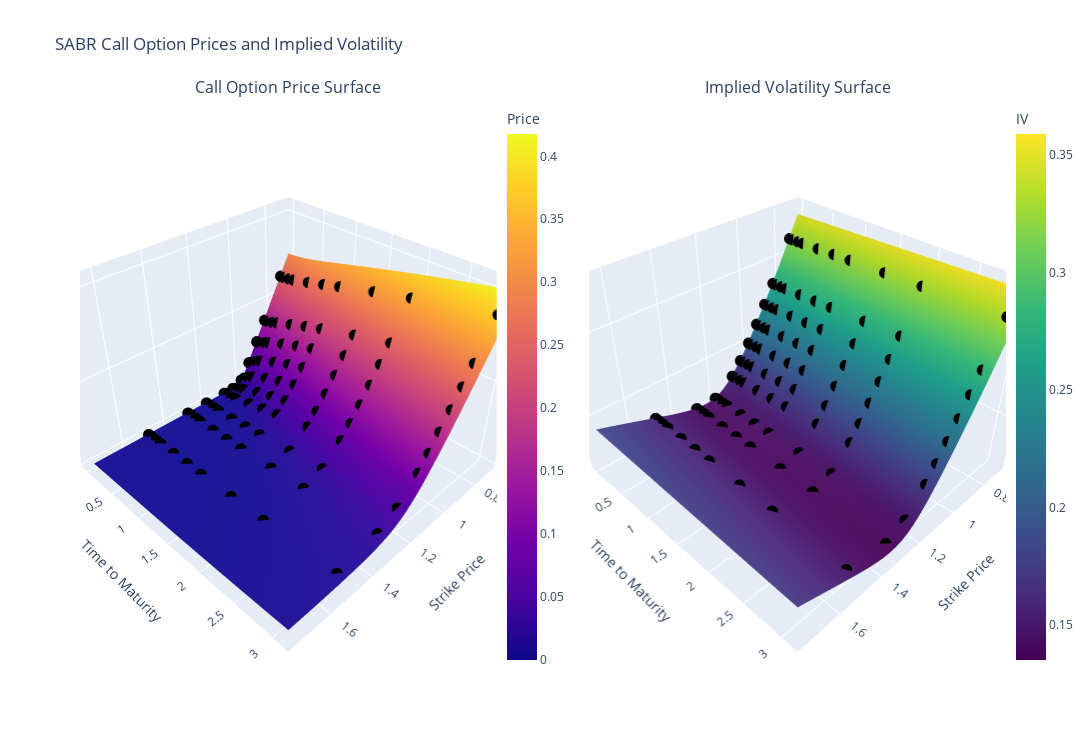

Write notebook code for a chart like this one.
### Code cell
# Maturity times and strike prices from the previous product grid setup
hypothetical_maturity_time_list = np.logspace(np.log10(0.01), np.log10(3.1), 100)
hypothetical_strike_price_list = np.logspace(np.log10(0.7), np.log10(1.75), 100)

# Create the product grid of maturity times and strike prices
hypothetical_product_grid = list(product(hypothetical_maturity_time_list, hypothetical_strike_price_list))
hypothetical_maturity_times, hypothetical_strike_prices = zip(*hypothetical_product_grid)

# Generate the dataset using the SABR model and Black-Scholes formula
hypothetical_call_option_dataset = generate_sabr_call_options(
    alpha=alpha,
    beta=beta,
    rho=rho,
    nu=nu,
    maturity_times=hypothetical_maturity_times,
    strike_prices=hypothetical_strike_prices,
    risk_free_rate=risk_free_rate,
    underlying_price=underlying_price
)

# Problem dataset
maturity_times_scatter = call_option_dataset["Time to Maturity"].values
strike_prices_scatter = call_option_dataset["Strike Price"].values
call_prices_scatter = call_option_dataset["Call Option Price"].values
implied_volatilities_scatter = call_option_dataset["Implied Volatility"].values

# Hypothetical dataset
hypothetical_maturity_times = hypothetical_call_option_dataset["Time to Maturity"].values
hypothetical_strike_prices = hypothetical_call_option_dataset["Strike Price"].values
hypothetical_call_prices = hypothetical_call_option_dataset["Call Option Price"].values
hypothetical_implied_volatilities = hypothetical_call_option_dataset["Implied Volatility"].values

# Reshape the data for 3D surface plotting
hypothetical_maturities_grid = hypothetical_maturity_times.reshape((len(hypothetical_maturity_time_list), len(hypothetical_strike_price_list)))  
hypothetical_strikes_grid = hypothetical_strike_prices.reshape((len(hypothetical_maturity_time_list), len(hypothetical_strike_price_list)))
hypothetical_call_prices_grid = hypothetical_call_prices.reshape((len(hypothetical_maturity_time_list), len(hypothetical_strike_price_list)))
hypothetical_implied_volatilities_grid = hypothetical_implied_volatilities.reshape((len(hypothetical_maturity_time_list), len(hypothetical_strike_price_list)))

# Create the 1x2 subplot figure
fig = make_subplots(
    rows=1, cols=2,
    specs=[[{'type': 'surface'}, {'type': 'surface'}]],  # Surface plots in both subplots
    subplot_titles=("Call Option Price Surface", "Implied Volatility Surface"),
)

# Plot 3D surface for call option prices
call_option_surface = go.Surface(
    x=hypothetical_strikes_grid,
    y=hypothetical_maturities_grid,
    z=hypothetical_call_prices_grid,
    # colorscale='Viridis',
    name='Call Option Price',
    colorbar=dict(title='Price', x=0.45),
)

# Plot 3D surface for implied volatility
implied_vol_surface = go.Surface(
    x=hypothetical_strikes_grid,
    y=hypothetical_maturities_grid,
    z=hypothetical_implied_volatilities_grid,
    colorscale='Viridis',
    name='Implied Volatility',
    colorbar=dict(title='IV', x=1),
)

# Add scatter points for call option prices from the real dataset
call_option_scatter = go.Scatter3d(
    x=strike_prices_scatter,
    y=maturity_times_scatter,
    z=call_prices_scatter,
    mode='markers',
    marker=dict(size=4, color='black', symbol='circle'),
)

# Add scatter points for implied volatilities from the real dataset
implied_vol_scatter = go.Scatter3d(
    x=strike_prices_scatter,
    y=maturity_times_scatter,
    z=implied_volatilities_scatter,
    mode='markers',
    marker=dict(size=4, color='black', symbol='circle'),
)

# Add the surfaces to the figure
fig.add_trace(call_option_surface, row=1, col=1)
fig.add_trace(implied_vol_surface, row=1, col=2)

# Add scatter points on top of the surfaces
fig.add_trace(call_option_scatter, row=1, col=1)
fig.add_trace(implied_vol_scatter, row=1, col=2)

# Update layout for better visualization
fig.update_layout(
    title="SABR Call Option Prices and Implied Volatility",
    height=750,
    width=1500,
    scene=dict(
        xaxis_title='Strike Price',
        yaxis_title='Time to Maturity',
        zaxis_title='Call Option Price',
        aspectratio=dict(x=1, y=1, z=0.7)
    ),
    scene2=dict(
        xaxis_title='Strike Price',
        yaxis_title='Time to Maturity',
        zaxis_title='Implied Volatility',
        aspectratio=dict(x=1, y=1, z=0.7)
    ),
    showlegend=False
)

# Show the figure
fig.show()

### Figure 1 — Plotly figure (JSON) as saved in the notebook; plotly's stock layout.template omitted (floating-point values rounded to 4 significant figures; data arrays with more than 128 entries replaced by an {"elided": "..."} marker saying what was removed)
{"data": [{"colorbar": {"title": {"text": "Price"}, "x": 0.45}, "name": "Call Option Price", "scene": "scene", "type": "surface", "x": {"elided": "100x100 float values"}, "y": {"elided": "100x100 float values"}, "z": {"elided": "100x100 float values"}}, {"colorbar": {"title": {"text": "IV"}, "x": 1}, "colorscale": [[0, "#440154"], [0.1111, "#482878"], [0.2222, "#3e4989"], [0.3333, "#31688e"], [0.4444, "#26828e"], [0.5556, "#1f9e89"], [0.6667, "#35b779"], [0.7778, "#6ece58"], [0.8889, "#b5de2b"], [1, "#fde725"]], "name": "Implied Volatility", "scene": "scene2", "type": "surface", "x": {"elided": "100x100 float values"}, "y": {"elided": "100x100 float values"}, "z": {"elided": "100x100 float values"}}, {"marker": {"color": "black", "size": 4, "symbol": "circle"}, "mode": "markers", "scene": "scene", "type": "scatter3d", "x": [0.75, 0.85, 0.9, 0.95, 1, 1.05, 1.1, 1.2, 1.3, 1.5, 0.75, 0.85, 0.9, 0.95, 1, 1.05, 1.1, 1.2, 1.3, 1.5, 0.75, 0.85, 0.9, 0.95, 1, 1.05, 1.1, 1.2, 1.3, 1.5, 0.75, 0.85, 0.9, 0.95, 1, 1.05, 1.1, 1.2, 1.3, 1.5, 0.75, 0.85, 0.9, 0.95, 1, 1.05, 1.1, 1.2, 1.3, 1.5, 0.75, 0.85, 0.9, 0.95, 1, 1.05, 1.1, 1.2, 1.3, 1.5, 0.75, 0.85, 0.9, 0.95, 1, 1.05, 1.1, 1.2, 1.3, 1.5, 0.75, 0.85, 0.9, 0.95, 1, 1.05, 1.1, 1.2, 1.3, 1.5, 0.75, 0.85, 0.9, 0.95, 1, 1.05, 1.1, 1.2, 1.3, 1.5, 0.75, 0.85, 0.9, 0.95, 1, 1.05, 1.1, 1.2, 1.3, 1.5], "y": [0.02, 0.02, 0.02, 0.02, 0.02, 0.02, 0.02, 0.02, 0.02, 0.02, 0.08, 0.08, 0.08, 0.08, 0.08, 0.08, 0.08, 0.08, 0.08, 0.08, 0.17, 0.17, 0.17, 0.17, 0.17, 0.17, 0.17, 0.17, 0.17, 0.17, 0.25, 0.25, 0.25, 0.25, 0.25, 0.25, 0.25, 0.25, 0.25, 0.25, 0.5, 0.5, 0.5, 0.5, 0.5, 0.5, 0.5, 0.5, 0.5, 0.5, 0.75, 0.75, 0.75, 0.75, 0.75, 0.75, 0.75, 0.75, 0.75, 0.75, 1, 1, 1, 1, 1, 1, 1, 1, 1, 1, 1.5, 1.5, 1.5, 1.5, 1.5, 1.5, 1.5, 1.5, 1.5, 1.5, 2, 2, 2, 2, 2, 2, 2, 2, 2, 2, 3, 3, 3, 3, 3, 3, 3, 3, 3, 3], "z": [0.2503, 0.1503, 0.1004, 0.05101, 0.01149, 0.0002863, 9.649e-08, 2.414e-22, 7.544e-42, 1.133e-74, 0.2512, 0.1517, 0.1032, 0.05836, 0.0234, 0.004992, 0.0003721, 3.431e-08, 2.857e-13, 1.256e-21, 0.2531, 0.1559, 0.11, 0.0684, 0.03469, 0.01264, 0.002776, 2.125e-05, 6.438e-08, 5.986e-12, 0.2556, 0.1607, 0.1163, 0.07603, 0.04256, 0.01874, 0.005802, 0.0001634, 2.691e-06, 4.294e-09, 0.2663, 0.1761, 0.1342, 0.0956, 0.06191, 0.03495, 0.01635, 0.001973, 0.000202, 6.733e-06, 0.2783, 0.1908, 0.1498, 0.1117, 0.0775, 0.04867, 0.02679, 0.005456, 0.001044, 9.698e-05, 0.2902, 0.2044, 0.1639, 0.1259, 0.09118, 0.06097, 0.03678, 0.009896, 0.002605, 0.0004059, 0.3131, 0.2291, 0.1891, 0.1509, 0.1152, 0.08303, 0.0556, 0.02017, 0.00735, 0.001928, 0.3343, 0.2514, 0.2115, 0.1731, 0.1366, 0.103, 0.07327, 0.03131, 0.01345, 0.004576, 0.3727, 0.2911, 0.2513, 0.2124, 0.1749, 0.1393, 0.1064, 0.05464, 0.02769, 0.01211]}, {"marker": {"color": "black", "size": 4, "symbol": "circle"}, "mode": "markers", "scene": "scene2", "type": "scatter3d", "x": [0.75, 0.85, 0.9, 0.95, 1, 1.05, 1.1, 1.2, 1.3, 1.5, 0.75, 0.85, 0.9, 0.95, 1, 1.05, 1.1, 1.2, 1.3, 1.5, 0.75, 0.85, 0.9, 0.95, 1, 1.05, 1.1, 1.2, 1.3, 1.5, 0.75, 0.85, 0.9, 0.95, 1, 1.05, 1.1, 1.2, 1.3, 1.5, 0.75, 0.85, 0.9, 0.95, 1, 1.05, 1.1, 1.2, 1.3, 1.5, 0.75, 0.85, 0.9, 0.95, 1, 1.05, 1.1, 1.2, 1.3, 1.5, 0.75, 0.85, 0.9, 0.95, 1, 1.05, 1.1, 1.2, 1.3, 1.5, 0.75, 0.85, 0.9, 0.95, 1, 1.05, 1.1, 1.2, 1.3, 1.5, 0.75, 0.85, 0.9, 0.95, 1, 1.05, 1.1, 1.2, 1.3, 1.5, 0.75, 0.85, 0.9, 0.95, 1, 1.05, 1.1, 1.2, 1.3, 1.5], "y": [0.02, 0.02, 0.02, 0.02, 0.02, 0.02, 0.02, 0.02, 0.02, 0.02, 0.08, 0.08, 0.08, 0.08, 0.08, 0.08, 0.08, 0.08, 0.08, 0.08, 0.17, 0.17, 0.17, 0.17, 0.17, 0.17, 0.17, 0.17, 0.17, 0.17, 0.25, 0.25, 0.25, 0.25, 0.25, 0.25, 0.25, 0.25, 0.25, 0.25, 0.5, 0.5, 0.5, 0.5, 0.5, 0.5, 0.5, 0.5, 0.5, 0.5, 0.75, 0.75, 0.75, 0.75, 0.75, 0.75, 0.75, 0.75, 0.75, 0.75, 1, 1, 1, 1, 1, 1, 1, 1, 1, 1, 1.5, 1.5, 1.5, 1.5, 1.5, 1.5, 1.5, 1.5, 1.5, 1.5, 2, 2, 2, 2, 2, 2, 2, 2, 2, 2, 3, 3, 3, 3, 3, 3, 3, 3, 3, 3], "z": [0.3215, 0.2697, 0.2454, 0.2221, 0.2001, 0.1799, 0.1625, 0.1427, 0.1422, 0.1601, 0.3217, 0.27, 0.2457, 0.2224, 0.2004, 0.1802, 0.1628, 0.1427, 0.142, 0.1599, 0.3221, 0.2704, 0.2461, 0.2229, 0.2009, 0.1806, 0.1632, 0.1427, 0.1417, 0.1594, 0.3224, 0.2707, 0.2465, 0.2233, 0.2013, 0.181, 0.1635, 0.1427, 0.1415, 0.1591, 0.3233, 0.2719, 0.2478, 0.2247, 0.2027, 0.1823, 0.1645, 0.1428, 0.1408, 0.158, 0.3242, 0.273, 0.249, 0.226, 0.204, 0.1836, 0.1656, 0.1429, 0.1401, 0.1568, 0.3252, 0.2742, 0.2503, 0.2273, 0.2054, 0.1849, 0.1668, 0.1431, 0.1394, 0.1557, 0.327, 0.2765, 0.2527, 0.2299, 0.2081, 0.1876, 0.1691, 0.1436, 0.1382, 0.1535, 0.3288, 0.2787, 0.2552, 0.2325, 0.2108, 0.1903, 0.1716, 0.1444, 0.1371, 0.1514, 0.3324, 0.2832, 0.26, 0.2377, 0.2162, 0.1958, 0.1767, 0.1468, 0.1355, 0.1471]}], "layout": {"annotations": [{"font": {"size": 16}, "showarrow": false, "text": "Call Option Price Surface", "x": 0.225, "xanchor": "center", "xref": "paper", "y": 1, "yanchor": "bottom", "yref": "paper"}, {"font": {"size": 16}, "showarrow": false, "text": "Implied Volatility Surface", "x": 0.775, "xanchor": "center", "xref": "paper", "y": 1, "yanchor": "bottom", "yref": "paper"}], "height": 750, "scene": {"aspectratio": {"x": 1, "y": 1, "z": 0.7}, "domain": {"x": [0, 0.45], "y": [0, 1]}, "xaxis": {"title": {"text": "Strike Price"}}, "yaxis": {"title": {"text": "Time to Maturity"}}, "zaxis": {"title": {"text": "Call Option Price"}}}, "scene2": {"aspectratio": {"x": 1, "y": 1, "z": 0.7}, "domain": {"x": [0.55, 1], "y": [0, 1]}, "xaxis": {"title": {"text": "Strike Price"}}, "yaxis": {"title": {"text": "Time to Maturity"}}, "zaxis": {"title": {"text": "Implied Volatility"}}}, "showlegend": false, "title": {"text": "SABR Call Option Prices and Implied Volatility"}, "width": 1500}}
